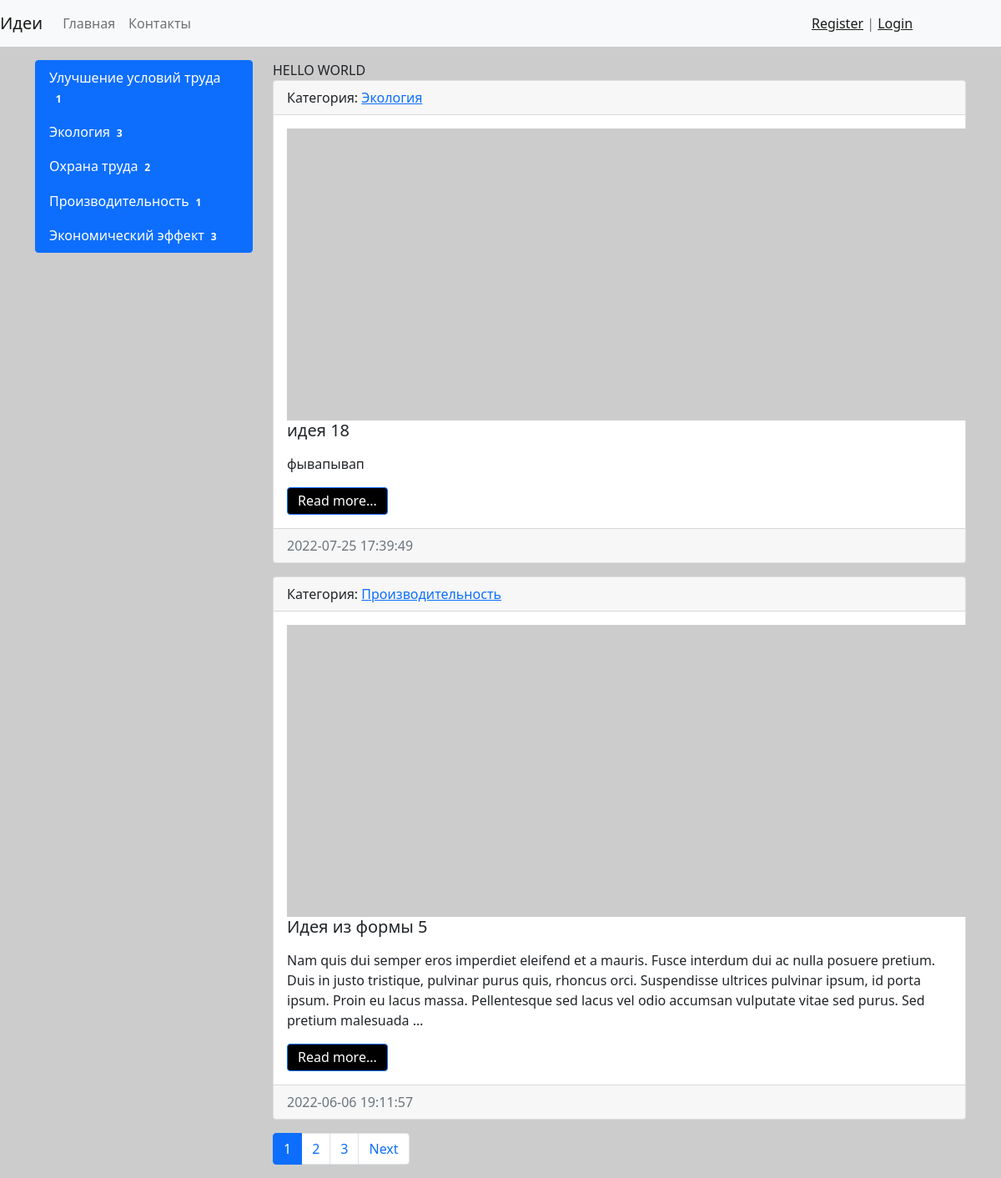
The app's page /, older data.
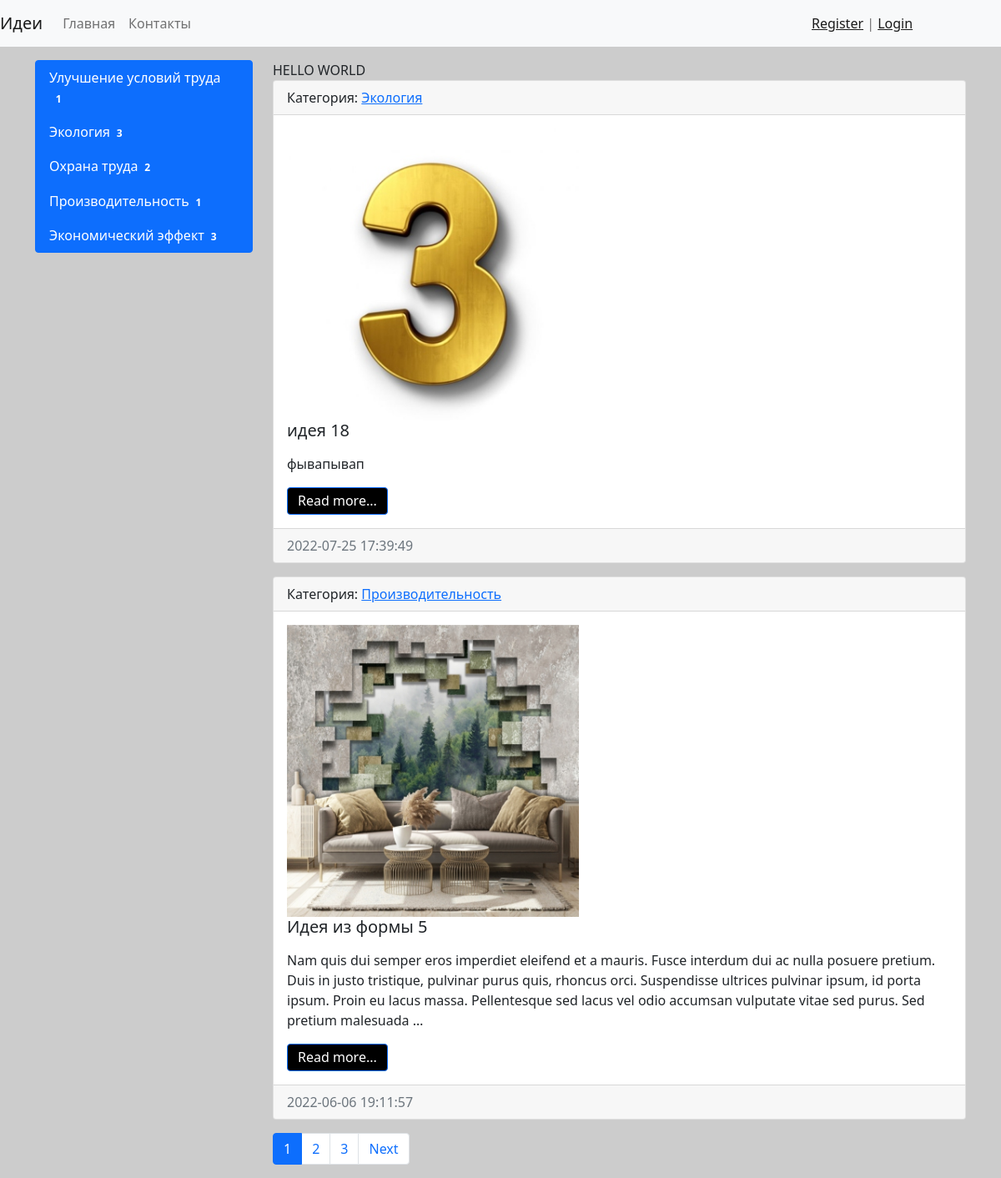
The same page, newer data.
### collect/models.py (models this page shows, shortened)
class Category(models.Model):
    title = models.CharField(max_length=150, db_index=True, verbose_name='Наименование категории эффекта')
    def get_absolute_url(self):
        return reverse('category', kwargs={"category_id": self.pk})
    def __str__(self):
        return self.title
    class Meta:
        verbose_name = 'Категория'
        verbose_name_plural = 'Категории'
        ordering = ['title']

class Collect(models.Model):
    title = models.CharField(max_length=150, verbose_name='Наименование идеи')
    description = models.TextField(blank=True, verbose_name='Описание текущей ситуации (недостатки)')
    offer = models.TextField(blank=True, verbose_name='Предложение по улучшению')
    result = models.TextField(blank=True, verbose_name='Ожидаемый результат')
    created_at = models.DateTimeField(auto_now_add=True,verbose_name='Дата создания' )
    updated_at = models.DateTimeField(auto_now=True, verbose_name='Дата обновления')
    photo = models.ImageField(upload_to='photos/%Y/%m/%d/', verbose_name='Фото', blank=True)
    is_published = models.BooleanField(default=True, verbose_name='Опубликовано')
    category = models.ForeignKey('Category', on_delete=models.PROTECT, verbose_name='Наименование категории эффекта')
    views = models.IntegerField(default=0)
    def get_absolute_url(self):
        return reverse('view_collect', kwargs={"pk": self.pk})
    class Meta:
        verbose_name = 'Идея'
        verbose_name_plural = 'Идеи'
        ordering = ['-created_at']

### collect/views.py (the view)
# urls.py: path('',HomeCollect.as_view(),name='home'),
class HomeCollect(MyMixin, ListView):
    model = Collect
    template_name = 'collect/home_collect_list.html'
    context_object_name = 'collect'
    extra_context = {'title':'Главная'}
    mixin_prop = 'hello world'
    paginate_by = 2
    def get_context_data(self, *, object_list=None, **kwargs):
        context = super().get_context_data(**kwargs)
        context['title'] = self.get_upper('Главная страница')
        context['mixin_prop'] = self.get_prop()
        return context
    def get_queryset(self):
        return Collect.objects.filter(is_published=True).select_related('category')

### collect/templatetags/collect_tags.py (called while the page is built)
@register.inclusion_tag('collect/list_categories.html')
def show_categories(arg1='Hello', arg2='world'):
    categories = Category.objects.annotate(cnt=Count('collect',filter=F('collect__is_published'))).filter(cnt__gt=0)
    return {"categories": categories, "arg1": arg1, "arg2": arg2}

### collect/utils.py (called while the page is built)
    def get_prop(self):
        return self.mixin_prop.upper()

    def get_upper(self, s):
        if isinstance(s, str):
            return s.upper()
        else:
            return s.title.upper()

### collect/templates/collect/home_collect_list.html (shortened to what this page needs)
{% extends 'base.html' %}
{% block sidebar %}
{% include 'inc/_sidebar.html' %}
{% endblock %}
{% block content %}
{{ mixin_prop }}
{% for item in collect %}
<div class="card mb-3">
    <div class="card-header">
        Категория: <a href="{{ item.category.get_absolute_url }}">{{ item.category }}</a>
    </div>
    <div class="card-body">
        <div class="media">
            {% if item.photo %}
            <img src="{{ item.photo.url }}" alt="" width="350" class="mr-3">
            {% else %}
            <img src="https://picsum.photos/id/1060/350/235/?blur=2" alt="" class="mr-3">
            {% endif %}
            <div class="media-body">
                <h5 class="card-title">{{ item.title }}</h5>
                <p class="card-text">{{ item.description|safe|linebreaks|truncatewords:50 }}</p>
                <a href="{{ item.get_absolute_url }}" class="btn btn-primary">Read more...</a>
            </div>
        </div>
    </div>
    <div class="card-footer text-muted">
        {{ item.created_at|date:"Y-m-d H:i:s" }}
    </div>
</div>
{% endfor %}
{% endblock %}

### templates/base.html (shortened to what this page needs)
{% load static %}
<!doctype html>
<html lang="en">
<head>
    <link rel="stylesheet" href="{% static 'bootstrap/css/bootstrap.min.css' %}">
    <link rel="stylesheet" href="{% static 'css/style.css' %}">
</head>
<body>
{% include 'inc/_nav.html' %}
<div class="container mt-3">
    <div class="row">
        <div class="col-md-3">
            {% block sidebar %} SIDEBAR {% endblock %}
        </div>
        <div class="col-md-9">
            {% block content %} CONTENT {% endblock %}
            {% if page_obj.has_other_pages %}
            <nav aria-label="...">
                <ul class="pagination">
                    {% for p in page_obj.paginator.page_range %}
                    {% if page_obj.number == p %}
                    <li class="page-item active" aria-current="page">
                        <a class="page-link" href="?page={{ p }}">{{ p }} </a>
                    </li>
                    {% elif p > page_obj.number|add:-3 and p < page_obj.number|add:3 %}
                    <li class="page-item">
                        <a class="page-link" href="?page={{ p }}">{{ p }}</a>
                    </li>
                    {% endif %}
                    {% endfor %}
                    {% if page_obj.has_next %}
                    <li class="page-item">
                        <a class="page-link" href="?page={{ page_obj.next_page_number }}">Next</a>
                    </li>
                    {% endif %}
                </ul>
            </nav>
            {% endif %}
        </div>
    </div>
</div>
</body>
</html>

### templates/inc/_nav.html (shortened to what this page needs)
<nav class="navbar navbar-expand-lg navbar-light bg-light">
    <a class="navbar-brand" href="{% url 'home' %}">Идеи</a>
    <div class="collapse navbar-collapse" id="navbarSupportedContent">
        <ul class="navbar-nav mr-auto">
            <li class="nav-item"><a class="nav-link" href="{% url 'home' %}">Главная</a></li>
            <li class="nav-item"><a class="nav-link" href="{% url 'contact' %}">Контакты</a></li>
        </ul>
        <span class="navbar-text">
            {% if request.user.is_authenticated %} | <a href="{% url 'logout' %}">Выход</a>
            Добро пожаловать, {{ user.username }}
            {% else %}
            <a href="{% url 'register' %}">Register</a> | <a href="{% url 'login' %}">Login</a>
            {% endif %}
        </span>
    </div>
</nav>

### templates/inc/_sidebar.html (shortened to what this page needs)
{% load collect_tags %}
{% show_categories %}

### collect/templates/collect/list_categories.html
<div class="list-group">
    {% for item in categories %}
    <a href="{{ item.get_absolute_url }}" class="list-group-item list-group-item-action active">{{ item.title }}<span class="badge badge-primary badge-pill">{{ item.cnt }}</span></a>
    {% endfor %}
</div>

### ideas/static/css/style.css (style rules this page uses)
body { background-color: #ccc; }
.btn-primary { color: #fff; background-color: #000000; border-color: #0d6efd; }
.btn { display: inline-block; font-weight: 300; line-height: 1.2; }
.navbar-text { padding-top: 0.5rem; padding-bottom: 0.5rem; padding-right: 0rem; padding-left: 46rem; }

Row changes from the older to the newer data that the page shows:
changed Collect "идея 18": photo: picture added
changed Collect "Идея из формы 5": photo: picture added
